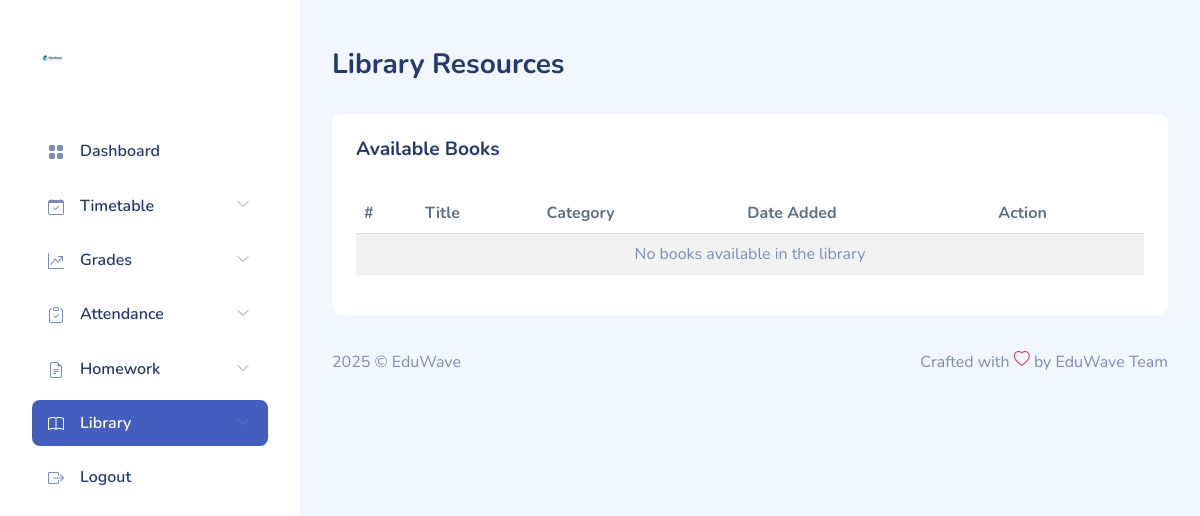
Before: /student/library_browse.php (signed in) with the older database file.
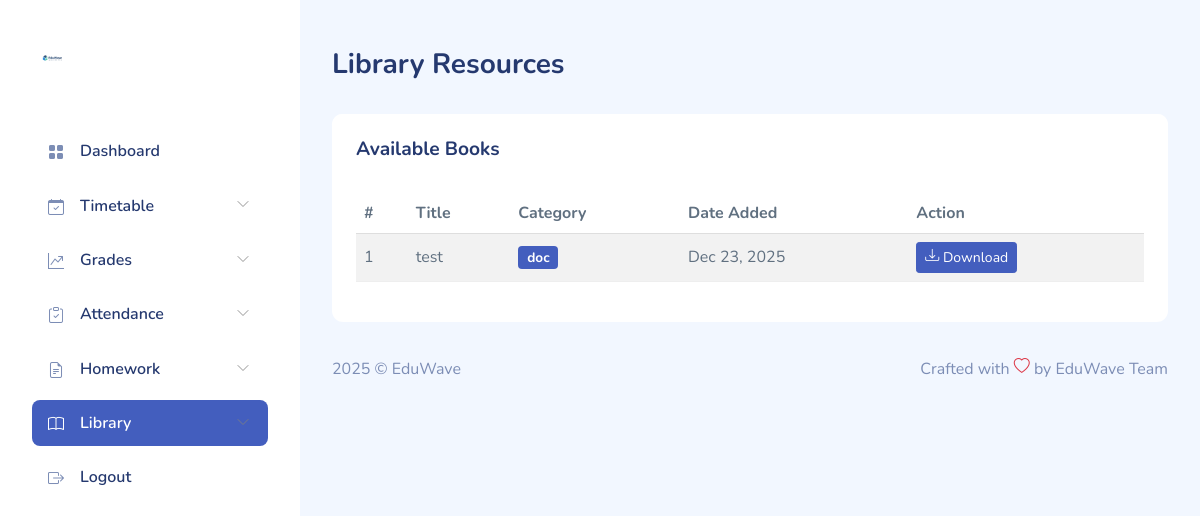
After: the same page with the newer database file.
### tables this page shows
CREATE TABLE `library_books` (
  `id` int(11) NOT NULL,
  `title` varchar(200) DEFAULT NULL,
  `category` varchar(100) DEFAULT NULL,
  `file_path` varchar(255) DEFAULT NULL,
  `uploaded_by` int(11) DEFAULT NULL,
  `uploaded_at` timestamp NOT NULL DEFAULT current_timestamp()
);

### student/library_browse.php (the view, shortened to what the changed rows need)
<?php
require_once __DIR__ . '/../includes/config.php';
$books_stmt = $pdo->prepare('SELECT * FROM library_books ORDER BY uploaded_at DESC');
$books_stmt->execute();
$books = $books_stmt->fetchAll();
?>
<!DOCTYPE html>
<html lang="en">
<head>
    <link rel="stylesheet" href="../dashboardassets/css/bootstrap.css">
    <link rel="stylesheet" href="../dashboardassets/vendors/iconly/bold.css">
    <link rel="stylesheet" href="../dashboardassets/vendors/perfect-scrollbar/perfect-scrollbar.css">
    <link rel="stylesheet" href="../dashboardassets/vendors/bootstrap-icons/bootstrap-icons.css">
    <link rel="stylesheet" href="../dashboardassets/css/app.css">
</head>
<body>
    <div id="app">
        <div id="main">
            <div class="page-content">
                <section class="row">
                    <div class="col-12">
                        <div class="card">
                            <div class="card-body">
                                <div class="table-responsive">
                                    <table class="table table-striped">
                                        <thead>
                                            <tr>
                                                <th>#</th>
                                                <th>Title</th>
                                                <th>Category</th>
                                                <th>Date Added</th>
                                                <th>Action</th>
                                            </tr>
                                        </thead>
                                        <tbody>
                                            <?php foreach ($books as $index => $book): ?>
                                                <tr>
                                                    <td><?= $index + 1 ?></td>
                                                    <td><?= htmlspecialchars($book['title']) ?></td>
                                                    <td><span class="badge bg-primary"><?= htmlspecialchars($book['category']) ?></span></td>
                                                    <td><?= date('M j, Y', strtotime($book['uploaded_at'])) ?></td>
                                                    <td>
                                                        <a href="../<?= htmlspecialchars($book['file_path']) ?>" class="btn btn-sm btn-primary" download>
                                                            <i class="bi bi-download"></i> Download
                                                        </a>
                                                    </td>
                                                </tr>
                                            <?php endforeach; ?>
                                            <?php if (empty($books)): ?>
                                                <tr>
                                                    <td colspan="5" class="text-center text-muted">No books available in the library</td>
                                                </tr>
                                            <?php endif; ?>
                                        </tbody>
                                    </table>
                                </div>
                            </div>
                        </div>
                    </div>
                </section>
            </div>
        </div>
    </div>
</body>
</html>

Changed rows visible on the page:
added library_books: title "test", category "doc", uploaded_at "Dec 23, 2025"
Other visible differences:
text no longer shown: "No books available in the library"
